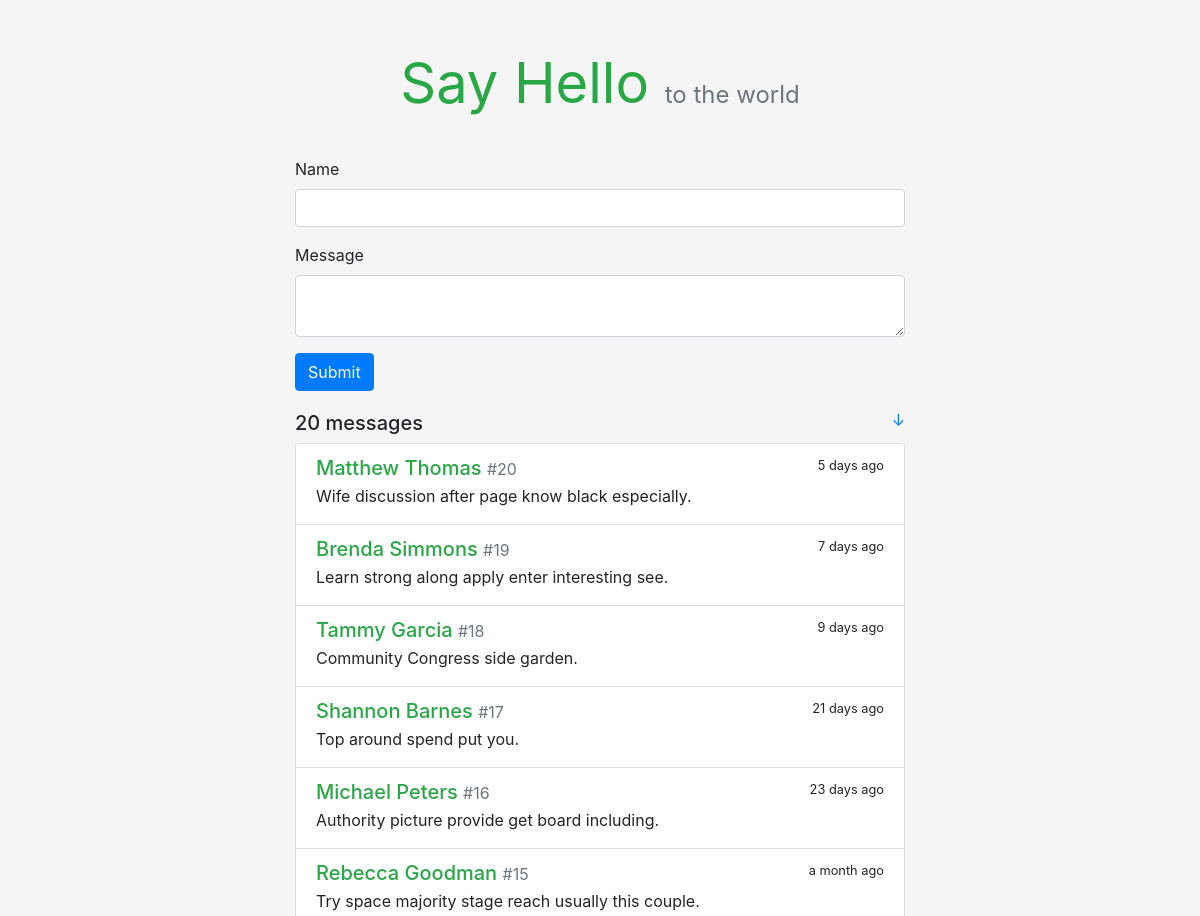
Before: / (upper part) with the older database file.
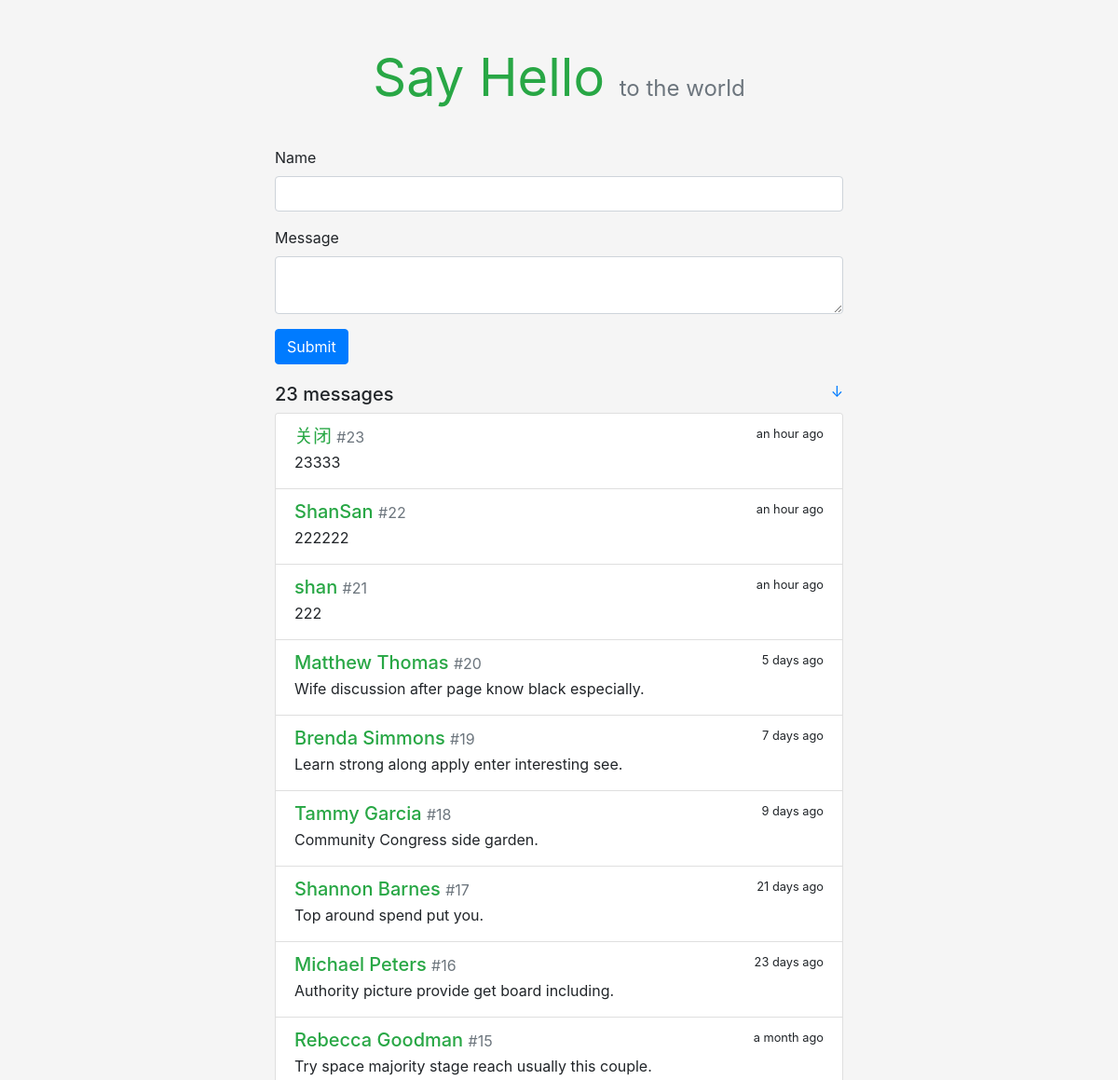
After: the same page with the newer database file.
### sayhello/models.py (models this page shows)
class Message(db.Model):
    id = db.Column(db.Integer, primary_key = True)
    body = db.Column(db.String(200))
    name = db.Column(db.String(20))
    timestamp = db.Column(db.DateTime, default=datetime.utcnow, index=True) # 留言时间戳

### sayhello/views.py (the view, shortened to what this page needs)
@app.route('/',methods=['GET', 'POST'])
def index():
    messages = Message.query.order_by(Message.timestamp.desc()).all()
    form = HelloForm()
    return render_template('index.html', form=form, messages=messages)

### sayhello/forms.py
class HelloForm(FlaskForm):
    name = StringField('Name', validators=[DataRequired(), Length(1, 20)])
    body = TextAreaField('Message', validators=[DataRequired(), Length(1, 200)])
    submit = SubmitField()

### sayhello/templates/index.html
{% extends 'base.html' %}
{% from 'bootstrap/form.html' import render_form %}
{% block content %}
    <div class="hello-form">
        {{ render_form(form, action=request.full_path) }}
    </div>
    <h5>{{ messages|length }} messages
        <small class="float-right">
            <a href="#bottom" title="Go Bottom">&darr;</a>
        </small>
    </h5>
    <div class="list-group">
        {% for message in messages %}
            <a class="list-group-item list-group-item-action flex-column">
                <div class="d-flex w-100 justify-content-between">
                    <h5 class="mb-1 text-success">{{ message.name }}
                        <small class="text-muted"> #{{ loop.revindex }}</small>
                    </h5>
                    <small data-toggle="tooltip" data-placement="top"
                           data-timestamp="{{ message.timestamp.strftime('%Y-%m-%dT%H:%M:%SZ') }}"
                           data-delay="500">
                        {{ moment(message.timestamp).fromNow(refresh=True) }}
                    </small>
                </div>
                <p class="mb-1">{{ message.body }}</p>
            </a>
        {% endfor %}
    </div>
{% endblock %}

### sayhello/templates/base.html (shortened to what this page needs)
<!DOCTYPE html>
<html lang="en">
<head>
    <link rel="stylesheet" href="{{ url_for('static', filename='css/bootstrap.min.css') }}" type="text/css">
    <link rel="stylesheet" href="{{ url_for('static', filename='css/style.css') }}" type="text/css">
</head>
<body>
<main class="container">
    <header>
        <h1 class="text-center display-4">
            <a href="{{ url_for('index') }}" class="text-success"><strong>Say Hello</strong></a>
            <small class="text-muted sub-title">to the world</small>
        </h1>
    </header>
    {% block content %}{% endblock %}
</main>
</body>
</html>

### sayhello/static/css/style.css (style rules this page uses)
body { background-color: rgb(245, 245, 245) !important; }
p { overflow-wrap: break-word; word-wrap: break-word; }
.container { max-width: 640px !important; }
.hello-form { margin-bottom: 20px; }
header { margin: 50px 0 40px 0; }
header h1 { font-size: 60px; font-weight: bold; }
.sub-title { font-size: 24px; }
header a { text-decoration: none !important; }

Changed rows visible on the page:
added Message: name "关闭", timestamp "an hour ago", body "23333"
added Message: name "ShanSan", timestamp "an hour ago", body "222222"
added Message: name "shan", timestamp "an hour ago", body "222"
Other visible differences:
{{ messages|length }}: "20" → "23"
